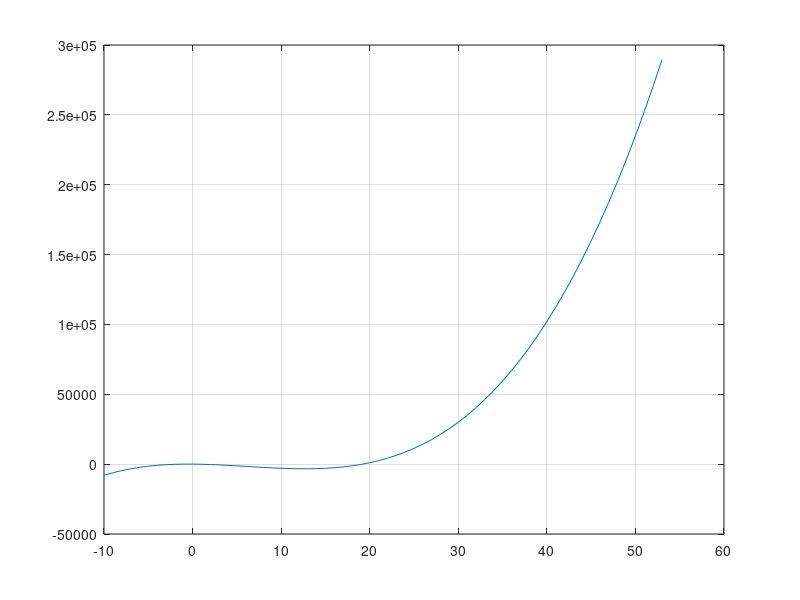
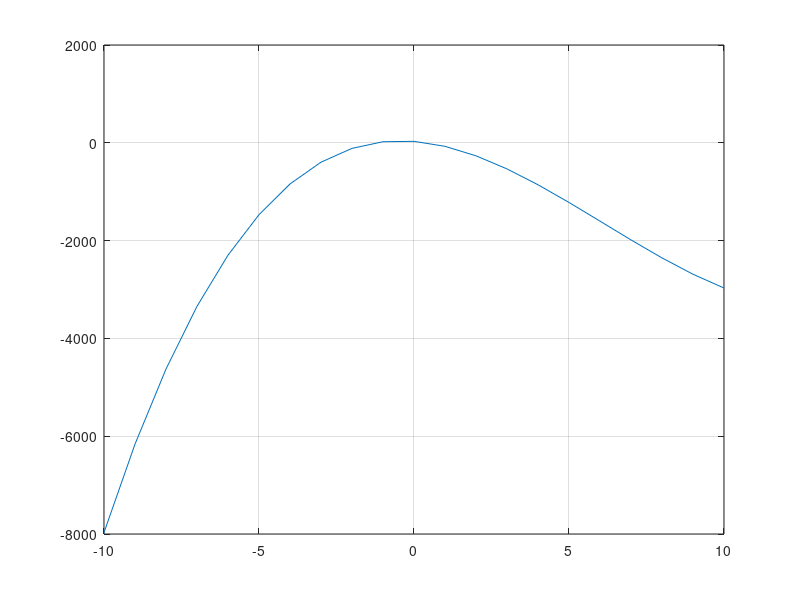

Write MATLAB code to recreate these figures, in order.
clc

a=30;
b=-50;
c=-55;
d=3;

x=-10:1:53
y=a+b*x+c*x.^2+d*x.^3;
plot(x,y)
grid on

minX=fminbnd(@(x) a+b*x+c*x^2+d*x^3,0,53)
minY=a+b*minX+c*minX^2+d*minX^3

x=-10:1:10
y=a+b*x+c*x.^2+d*x.^3;
figure
plot(x,y)
grid on

maxX=fminbnd(@(x) -(a+b*x+c*x^2+d*x^3),-10,10)
maxY=a+b*maxX+c*maxX^2+d*maxX^3